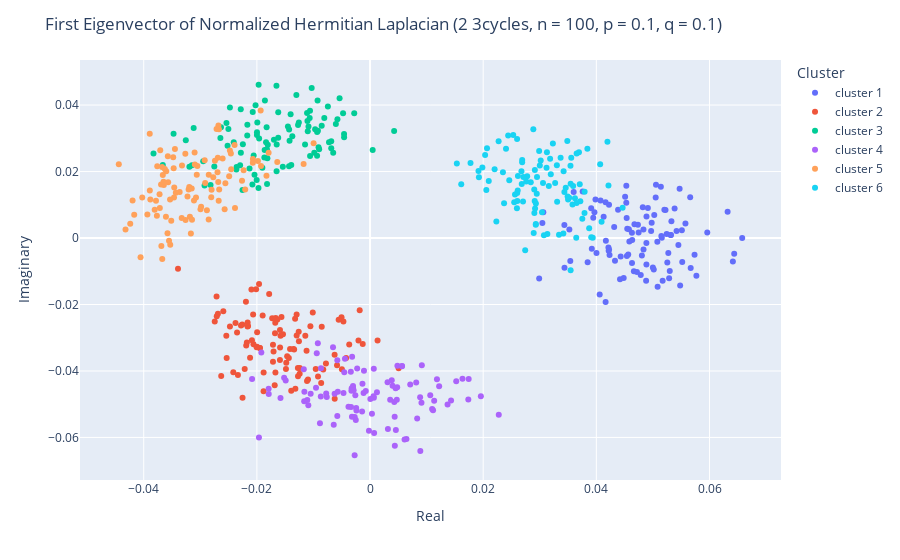

Notebook code cell kept with this figure:
### Code cell
# plot eig_vecs[:,0] and eig_vecs[:,1] separately
# define clusters for colouring
clusters = ['cluster 1']*n + ['cluster 2']*n + ['cluster 3']*n + ['cluster 4']*n + ['cluster 5']*n + ['cluster 6']*n
# x and y coordinates (real and imag parts of first eigenvector)
x_0 = np.real(eig_vecs[:,0])
y_0 = np.imag(eig_vecs[:,0])
fig = go.Figure()
fig = px.scatter(x=x_0, y=y_0, color=clusters)
# add title and label axis and legend
fig.update_layout(title=f'First Eigenvector of Normalized Hermitian Laplacian ({graph_description}, n = {n}, p = {p}, q = {q})', xaxis_title='Real', yaxis_title='Imaginary', legend_title='Cluster')
fig.show()
